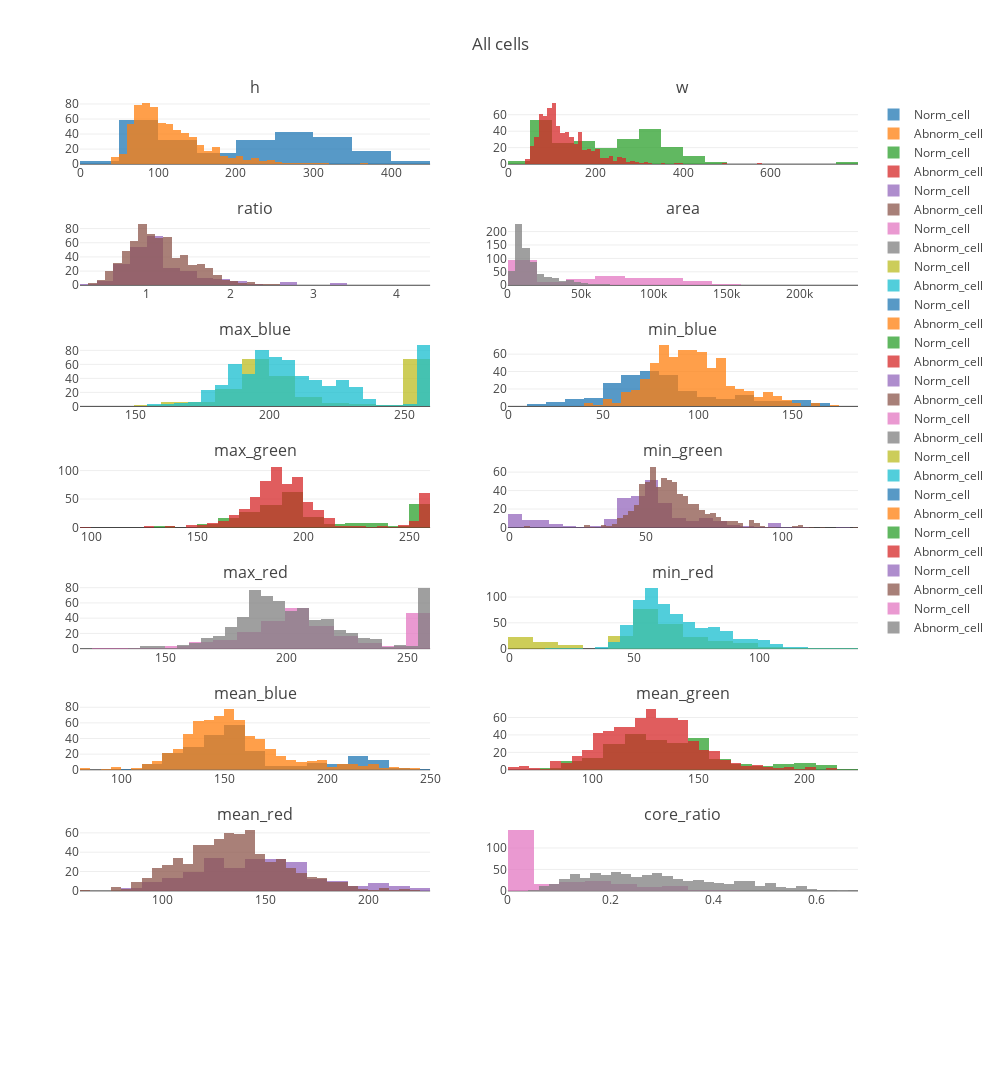

Write notebook code for a chart like this one.
### Code cell
visual_statics(cell_df,features,'All cells')

### Figure 1 — Plotly figure (JSON) as saved in the notebook; plotly's stock layout.template omitted (floating-point values rounded to 4 significant figures; data arrays with more than 128 entries replaced by an {"elided": "..."} marker saying what was removed)
{"data": [{"name": "Norm_cell", "opacity": 0.75, "type": "histogram", "uid": "b4aeae19-d7dc-11e8-96e5-801844e5d548", "x": {"elided": "242 int values"}, "xaxis": "x", "yaxis": "y"}, {"name": "Abnorm_cell", "opacity": 0.75, "type": "histogram", "uid": "b4aeae1a-d7dc-11e8-96e5-801844e5d548", "x": {"elided": "675 int values"}, "xaxis": "x", "yaxis": "y"}, {"name": "Norm_cell", "opacity": 0.75, "type": "histogram", "uid": "b4aeae1b-d7dc-11e8-96e5-801844e5d548", "x": {"elided": "242 int values"}, "xaxis": "x2", "yaxis": "y2"}, {"name": "Abnorm_cell", "opacity": 0.75, "type": "histogram", "uid": "b4aeae1c-d7dc-11e8-96e5-801844e5d548", "x": {"elided": "675 int values"}, "xaxis": "x2", "yaxis": "y2"}, {"name": "Norm_cell", "opacity": 0.75, "type": "histogram", "uid": "b4aeae1d-d7dc-11e8-96e5-801844e5d548", "x": {"elided": "242 float values"}, "xaxis": "x3", "yaxis": "y3"}, {"name": "Abnorm_cell", "opacity": 0.75, "type": "histogram", "uid": "b4aeae1e-d7dc-11e8-96e5-801844e5d548", "x": {"elided": "675 float values"}, "xaxis": "x3", "yaxis": "y3"}, {"name": "Norm_cell", "opacity": 0.75, "type": "histogram", "uid": "b558374e-d7dc-11e8-96e5-801844e5d548", "x": {"elided": "242 int values"}, "xaxis": "x4", "yaxis": "y4"}, {"name": "Abnorm_cell", "opacity": 0.75, "type": "histogram", "uid": "b558374f-d7dc-11e8-96e5-801844e5d548", "x": {"elided": "675 int values"}, "xaxis": "x4", "yaxis": "y4"}, {"name": "Norm_cell", "opacity": 0.75, "type": "histogram", "uid": "b5583750-d7dc-11e8-96e5-801844e5d548", "x": {"elided": "242 int values"}, "xaxis": "x5", "yaxis": "y5"}, {"name": "Abnorm_cell", "opacity": 0.75, "type": "histogram", "uid": "b5583751-d7dc-11e8-96e5-801844e5d548", "x": {"elided": "675 int values"}, "xaxis": "x5", "yaxis": "y5"}, {"name": "Norm_cell", "opacity": 0.75, "type": "histogram", "uid": "b5583752-d7dc-11e8-96e5-801844e5d548", "x": {"elided": "242 int values"}, "xaxis": "x6", "yaxis": "y6"}, {"name": "Abnorm_cell", "opacity": 0.75, "type": "histogram", "uid": "b5583753-d7dc-11e8-96e5-801844e5d548", "x": {"elided": "675 int values"}, "xaxis": "x6", "yaxis": "y6"}, {"name": "Norm_cell", "opacity": 0.75, "type": "histogram", "uid": "b5583754-d7dc-11e8-96e5-801844e5d548", "x": {"elided": "242 int values"}, "xaxis": "x7", "yaxis": "y7"}, {"name": "Abnorm_cell", "opacity": 0.75, "type": "histogram", "uid": "b5583755-d7dc-11e8-96e5-801844e5d548", "x": {"elided": "675 int values"}, "xaxis": "x7", "yaxis": "y7"}, {"name": "Norm_cell", "opacity": 0.75, "type": "histogram", "uid": "b5583756-d7dc-11e8-96e5-801844e5d548", "x": {"elided": "242 int values"}, "xaxis": "x8", "yaxis": "y8"}, {"name": "Abnorm_cell", "opacity": 0.75, "type": "histogram", "uid": "b5583757-d7dc-11e8-96e5-801844e5d548", "x": {"elided": "675 int values"}, "xaxis": "x8", "yaxis": "y8"}, {"name": "Norm_cell", "opacity": 0.75, "type": "histogram", "uid": "b5583758-d7dc-11e8-96e5-801844e5d548", "x": {"elided": "242 int values"}, "xaxis": "x9", "yaxis": "y9"}, {"name": "Abnorm_cell", "opacity": 0.75, "type": "histogram", "uid": "b5583759-d7dc-11e8-96e5-801844e5d548", "x": {"elided": "675 int values"}, "xaxis": "x9", "yaxis": "y9"}, {"name": "Norm_cell", "opacity": 0.75, "type": "histogram", "uid": "b558375a-d7dc-11e8-96e5-801844e5d548", "x": {"elided": "242 int values"}, "xaxis": "x10", "yaxis": "y10"}, {"name": "Abnorm_cell", "opacity": 0.75, "type": "histogram", "uid": "b558375b-d7dc-11e8-96e5-801844e5d548", "x": {"elided": "675 int values"}, "xaxis": "x10", "yaxis": "y10"}, {"name": "Norm_cell", "opacity": 0.75, "type": "histogram", "uid": "b558375c-d7dc-11e8-96e5-801844e5d548", "x": {"elided": "242 float values"}, "xaxis": "x11", "yaxis": "y11"}, {"name": "Abnorm_cell", "opacity": 0.75, "type": "histogram", "uid": "b558375d-d7dc-11e8-96e5-801844e5d548", "x": {"elided": "675 float values"}, "xaxis": "x11", "yaxis": "y11"}, {"name": "Norm_cell", "opacity": 0.75, "type": "histogram", "uid": "b558375e-d7dc-11e8-96e5-801844e5d548", "x": {"elided": "242 float values"}, "xaxis": "x12", "yaxis": "y12"}, {"name": "Abnorm_cell", "opacity": 0.75, "type": "histogram", "uid": "b558375f-d7dc-11e8-96e5-801844e5d548", "x": {"elided": "675 float values"}, "xaxis": "x12", "yaxis": "y12"}, {"name": "Norm_cell", "opacity": 0.75, "type": "histogram", "uid": "b5583760-d7dc-11e8-96e5-801844e5d548", "x": {"elided": "242 float values"}, "xaxis": "x13", "yaxis": "y13"}, {"name": "Abnorm_cell", "opacity": 0.75, "type": "histogram", "uid": "b5583761-d7dc-11e8-96e5-801844e5d548", "x": {"elided": "675 float values"}, "xaxis": "x13", "yaxis": "y13"}, {"name": "Norm_cell", "opacity": 0.75, "type": "histogram", "uid": "b5583762-d7dc-11e8-96e5-801844e5d548", "x": {"elided": "242 float values"}, "xaxis": "x14", "yaxis": "y14"}, {"name": "Abnorm_cell", "opacity": 0.75, "type": "histogram", "uid": "b5583763-d7dc-11e8-96e5-801844e5d548", "x": {"elided": "675 float values"}, "xaxis": "x14", "yaxis": "y14"}], "layout": {"annotations": [{"font": {"size": 16}, "showarrow": false, "text": "h", "x": 0.225, "xanchor": "center", "xref": "paper", "y": 1, "yanchor": "bottom", "yref": "paper"}, {"font": {"size": 16}, "showarrow": false, "text": "w", "x": 0.775, "xanchor": "center", "xref": "paper", "y": 1, "yanchor": "bottom", "yref": "paper"}, {"font": {"size": 16}, "showarrow": false, "text": "ratio", "x": 0.225, "xanchor": "center", "xref": "paper", "y": 0.8672, "yanchor": "bottom", "yref": "paper"}, {"font": {"size": 16}, "showarrow": false, "text": "area", "x": 0.775, "xanchor": "center", "xref": "paper", "y": 0.8672, "yanchor": "bottom", "yref": "paper"}, {"font": {"size": 16}, "showarrow": false, "text": "max_blue", "x": 0.225, "xanchor": "center", "xref": "paper", "y": 0.7344, "yanchor": "bottom", "yref": "paper"}, {"font": {"size": 16}, "showarrow": false, "text": "min_blue", "x": 0.775, "xanchor": "center", "xref": "paper", "y": 0.7344, "yanchor": "bottom", "yref": "paper"}, {"font": {"size": 16}, "showarrow": false, "text": "max_green", "x": 0.225, "xanchor": "center", "xref": "paper", "y": 0.6016, "yanchor": "bottom", "yref": "paper"}, {"font": {"size": 16}, "showarrow": false, "text": "min_green", "x": 0.775, "xanchor": "center", "xref": "paper", "y": 0.6016, "yanchor": "bottom", "yref": "paper"}, {"font": {"size": 16}, "showarrow": false, "text": "max_red", "x": 0.225, "xanchor": "center", "xref": "paper", "y": 0.4688, "yanchor": "bottom", "yref": "paper"}, {"font": {"size": 16}, "showarrow": false, "text": "min_red", "x": 0.775, "xanchor": "center", "xref": "paper", "y": 0.4688, "yanchor": "bottom", "yref": "paper"}, {"font": {"size": 16}, "showarrow": false, "text": "mean_blue", "x": 0.225, "xanchor": "center", "xref": "paper", "y": 0.3359, "yanchor": "bottom", "yref": "paper"}, {"font": {"size": 16}, "showarrow": false, "text": "mean_green", "x": 0.775, "xanchor": "center", "xref": "paper", "y": 0.3359, "yanchor": "bottom", "yref": "paper"}, {"font": {"size": 16}, "showarrow": false, "text": "mean_red", "x": 0.225, "xanchor": "center", "xref": "paper", "y": 0.2031, "yanchor": "bottom", "yref": "paper"}, {"font": {"size": 16}, "showarrow": false, "text": "core_ratio", "x": 0.775, "xanchor": "center", "xref": "paper", "y": 0.2031, "yanchor": "bottom", "yref": "paper"}], "barmode": "overlay", "height": 1500, "title": "All cells", "width": 1000, "xaxis": {"anchor": "y", "domain": [0, 0.45]}, "xaxis10": {"anchor": "y10", "domain": [0.55, 1]}, "xaxis11": {"anchor": "y11", "domain": [0, 0.45]}, "xaxis12": {"anchor": "y12", "domain": [0.55, 1]}, "xaxis13": {"anchor": "y13", "domain": [0, 0.45]}, "xaxis14": {"anchor": "y14", "domain": [0.55, 1]}, "xaxis15": {"anchor": "y15", "domain": [0, 0.45]}, "xaxis16": {"anchor": "y16", "domain": [0.55, 1]}, "xaxis2": {"anchor": "y2", "domain": [0.55, 1]}, "xaxis3": {"anchor": "y3", "domain": [0, 0.45]}, "xaxis4": {"anchor": "y4", "domain": [0.55, 1]}, "xaxis5": {"anchor": "y5", "domain": [0, 0.45]}, "xaxis6": {"anchor": "y6", "domain": [0.55, 1]}, "xaxis7": {"anchor": "y7", "domain": [0, 0.45]}, "xaxis8": {"anchor": "y8", "domain": [0.55, 1]}, "xaxis9": {"anchor": "y9", "domain": [0, 0.45]}, "yaxis": {"anchor": "x", "domain": [0.9297, 1]}, "yaxis10": {"anchor": "x10", "domain": [0.3984, 0.4688]}, "yaxis11": {"anchor": "x11", "domain": [0.2656, 0.3359]}, "yaxis12": {"anchor": "x12", "domain": [0.2656, 0.3359]}, "yaxis13": {"anchor": "x13", "domain": [0.1328, 0.2031]}, "yaxis14": {"anchor": "x14", "domain": [0.1328, 0.2031]}, "yaxis15": {"anchor": "x15", "domain": [0, 0.07031]}, "yaxis16": {"anchor": "x16", "domain": [0, 0.07031]}, "yaxis2": {"anchor": "x2", "domain": [0.9297, 1]}, "yaxis3": {"anchor": "x3", "domain": [0.7969, 0.8672]}, "yaxis4": {"anchor": "x4", "domain": [0.7969, 0.8672]}, "yaxis5": {"anchor": "x5", "domain": [0.6641, 0.7344]}, "yaxis6": {"anchor": "x6", "domain": [0.6641, 0.7344]}, "yaxis7": {"anchor": "x7", "domain": [0.5312, 0.6016]}, "yaxis8": {"anchor": "x8", "domain": [0.5312, 0.6016]}, "yaxis9": {"anchor": "x9", "domain": [0.3984, 0.4688]}}}
